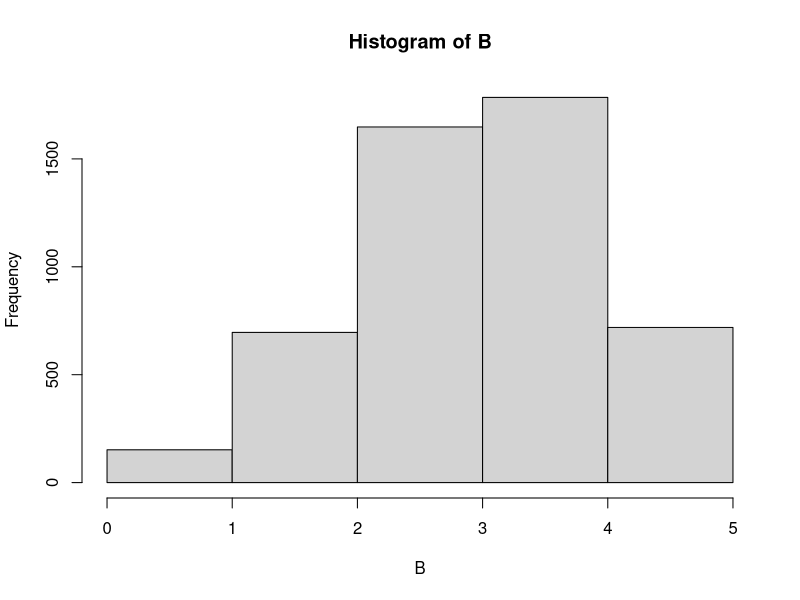
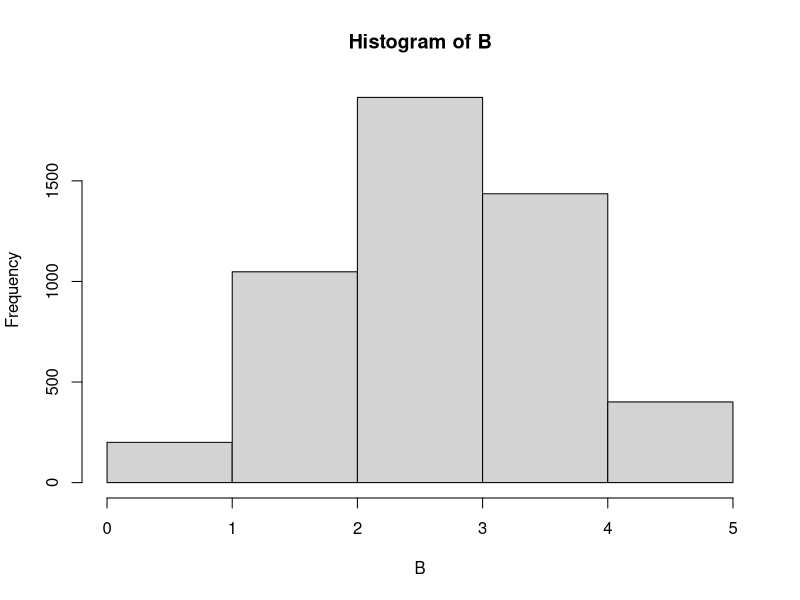

Write the R code that produced these figures, in order.
## ---- chunk 1
library(tidyverse)
library(viridis)
knitr::opts_chunk$set(
	echo = TRUE,
	warning = FALSE,
	message = FALSE,
	fig.width = 8, 
  fig.height = 6,
  out.width = "90%"
)
options(
  ggplot2.continuous.colour = "viridis",
  ggplot2.continuous.fill = "viridis"
)
scale_colour_discrete = scale_colour_viridis_d
scale_fill_discrete = scale_fill_viridis_d
theme_set(theme_minimal() + theme(legend.position = "bottom"))
## ---- chunk 2
urn = c(0, 1) %>% 
  tibble() %>% 
  rename("urn" = ".")
## ---- chunk 3
tr_0 = sample_n(urn, 1)
## ---- chunk 4
addaball = function(df = urn, tr = tr_0, pra = 0.2, prb = 0.8) {
  if (pull(tr, urn) == 0) {
    outcome = rbinom(1, 1, pra)
    if (outcome == 0) {
      df = df %>% 
        add_row(urn = 1)
    }
    else {
      df = df %>% 
        add_row(urn = 0)
    }
  }
  if (pull(tr, urn) == 1) {
    outcome = rbinom(1, 1, prb)
    if (outcome == 0) {
      df = df %>% 
        add_row(urn = 0)
    }
    else {
      df = df %>% 
        add_row(urn = 1)
    }
  }
  return(df)
}
## ---- chunk 5
pickaball = function(df = urn, func = addaball, tr, pra, prb) {
  tr_0 = sample_n(df, 1)
  urn1 = func(df, tr, pra = pra, prb = prb)
  tr_1 = sample_n(urn1, 1)
  urn2 = func(df = urn1, tr = tr_1, pra = pra, prb = prb)
  tr_2 = sample_n(urn2, 1)
  urn3 = func(df = urn2, tr = tr_2, pra = pra, prb = prb)
  tr_3 = sample_n(urn3, 1)
  res = rbind(tr_0, tr_1, tr_2, tr_3) %>% 
    rename("treatment" = "urn")
  return(res)
}
## ---- chunk 6
sim = function(n = 10, df = urn, func = addaball, tr = tr_0, pra = 0.2, prb = 0.8) {
  set.seed(719)
  output = rerun(n, pickaball(df, func, tr, pra, prb))
  
  for (i in 1:length(output)) {
    output[[i]] = output[[i]] %>% 
      add_column("trial" = i)
  }
  
  nested_output = output %>% 
    bind_rows() %>% 
    nest(-trial)
  
  dist_df = nested_output %>% 
    mutate(data = map(data, sum))
  
  return(dist_df)
}
## ---- chunk 7
dist_df = sim(n = 5000)
## ---- chunk 8
dist_df %>% 
  unnest(cols = c(data)) %>% 
  pull(data) %>% 
  hist(right = FALSE, breaks = c(0:5), main = "Histogram of B", xlab = "B")
## ---- chunk 9
exp_df = dist_df %>% 
  unnest(cols = c(data)) %>% 
  count(data) %>% 
  group_by(data) %>% 
  mutate(B = n/5000)
## ---- chunk 10
dist_df2 = sim(n = 5000, pra = 0.3, prb = 0.3)
## ---- chunk 11
dist_df2 %>% 
  unnest(cols = c(data)) %>% 
  pull(data) %>% 
  hist(right = FALSE, breaks = c(0:5), main = "Histogram of B", xlab = "B")
## ---- chunk 12
exp_df2 = dist_df2 %>% 
  unnest(cols = c(data)) %>% 
  count(data) %>% 
  group_by(data) %>% 
  mutate(B = n/5000)
